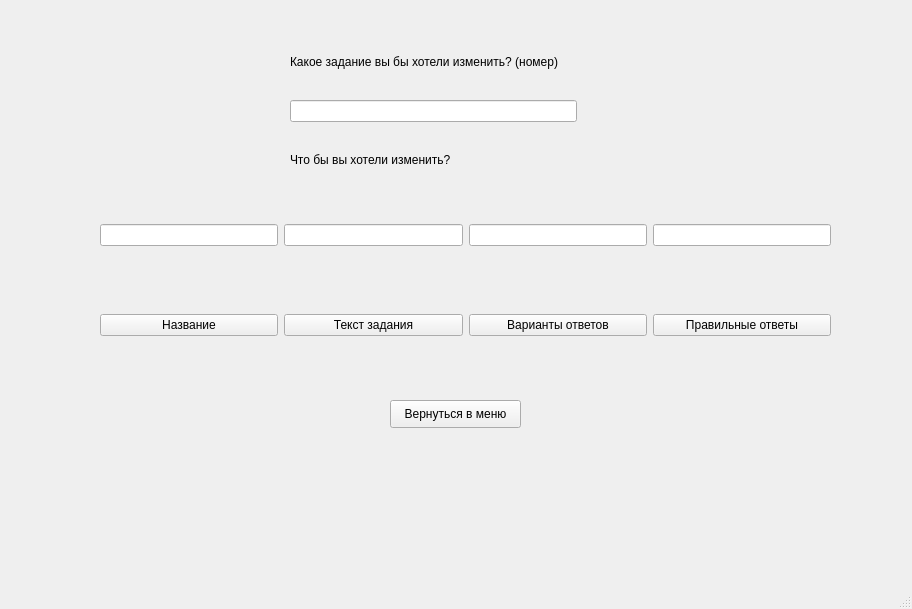
<?xml version="1.0" encoding="UTF-8"?>
<ui version="4.0">
 <class>MainWindow</class>
 <widget class="QMainWindow" name="MainWindow">
  <property name="geometry">
   <rect>
    <x>0</x>
    <y>0</y>
    <width>912</width>
    <height>609</height>
   </rect>
  </property>
  <property name="windowTitle">
   <string>MainWindow</string>
  </property>
  <widget class="QWidget" name="centralwidget">
   <widget class="QWidget" name="horizontalLayoutWidget">
    <property name="geometry">
     <rect>
      <x>100</x>
      <y>200</y>
      <width>731</width>
      <height>71</height>
     </rect>
    </property>
    <layout class="QHBoxLayout" name="horizontalLayout">
     <item>
      <widget class="QLineEdit" name="nameLine"/>
     </item>
     <item>
      <widget class="QLineEdit" name="textLine"/>
     </item>
     <item>
      <widget class="QLineEdit" name="answerLine"/>
     </item>
     <item>
      <widget class="QLineEdit" name="keyLine"/>
     </item>
    </layout>
   </widget>
   <widget class="QWidget" name="horizontalLayoutWidget_2">
    <property name="geometry">
     <rect>
      <x>100</x>
      <y>290</y>
      <width>731</width>
      <height>71</height>
     </rect>
    </property>
    <layout class="QHBoxLayout" name="horizontalLayout_2">
     <item>
      <widget class="QPushButton" name="nameButton">
       <property name="text">
        <string>Название</string>
       </property>
      </widget>
     </item>
     <item>
      <widget class="QPushButton" name="textButton">
       <property name="text">
        <string>Текст задания</string>
       </property>
      </widget>
     </item>
     <item>
      <widget class="QPushButton" name="answerButton">
       <property name="text">
        <string>Варианты ответов</string>
       </property>
      </widget>
     </item>
     <item>
      <widget class="QPushButton" name="keyButton">
       <property name="text">
        <string>Правильные ответы</string>
       </property>
      </widget>
     </item>
    </layout>
   </widget>
   <widget class="QWidget" name="verticalLayoutWidget">
    <property name="geometry">
     <rect>
      <x>290</x>
      <y>30</y>
      <width>287</width>
      <height>161</height>
     </rect>
    </property>
    <layout class="QVBoxLayout" name="verticalLayout">
     <item>
      <widget class="QLabel" name="label">
       <property name="text">
        <string>Какое задание вы бы хотели изменить? (номер)</string>
       </property>
      </widget>
     </item>
     <item>
      <widget class="QLineEdit" name="lineEdit"/>
     </item>
     <item>
      <widget class="QLabel" name="label_2">
       <property name="text">
        <string>Что бы вы хотели изменить?</string>
       </property>
      </widget>
     </item>
    </layout>
   </widget>
   <widget class="QPushButton" name="backButton">
    <property name="geometry">
     <rect>
      <x>390</x>
      <y>400</y>
      <width>131</width>
      <height>28</height>
     </rect>
    </property>
    <property name="text">
     <string>Вернуться в меню</string>
    </property>
   </widget>
  </widget>
  <widget class="QMenuBar" name="menubar">
   <property name="geometry">
    <rect>
     <x>0</x>
     <y>0</y>
     <width>912</width>
     <height>26</height>
    </rect>
   </property>
  </widget>
  <widget class="QStatusBar" name="statusbar"/>
 </widget>
 <resources/>
 <connections/>
</ui>
